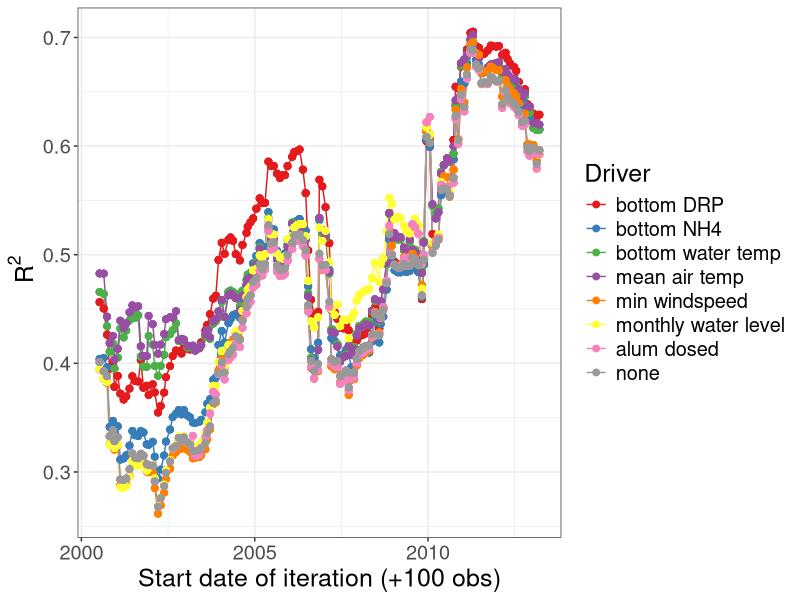
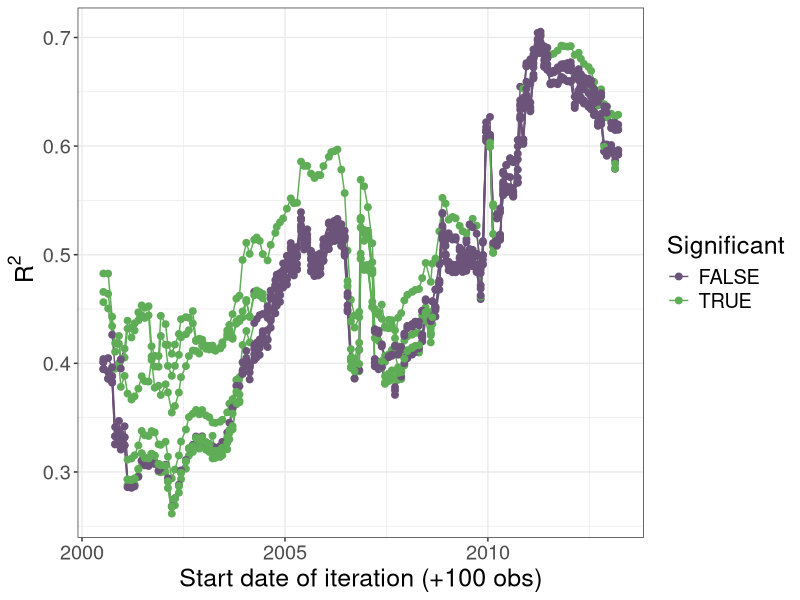
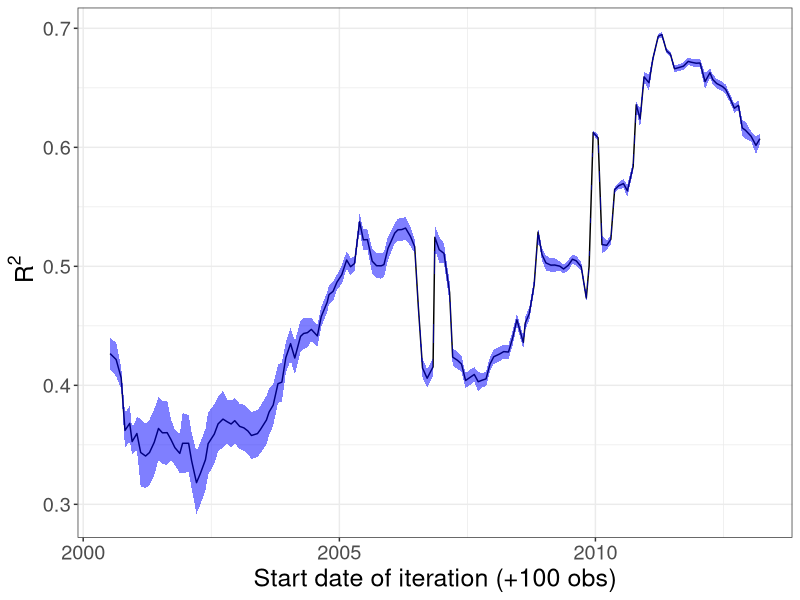
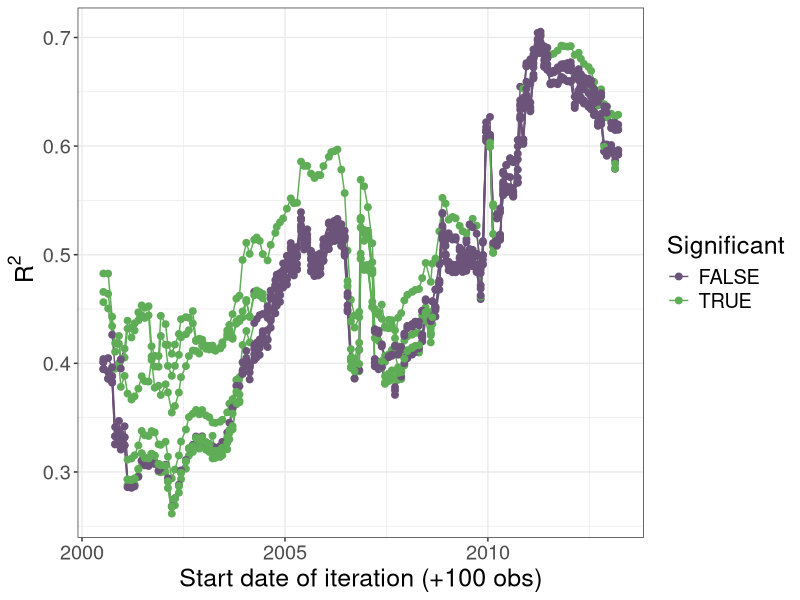
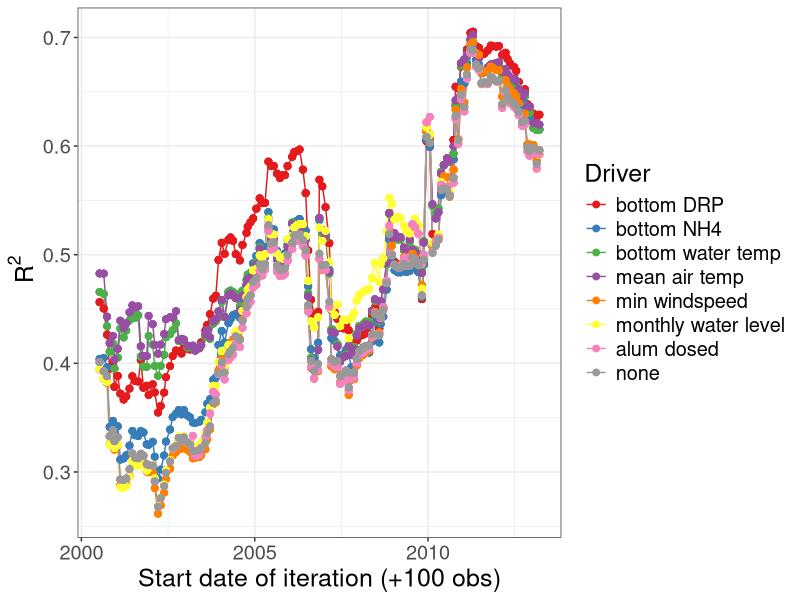
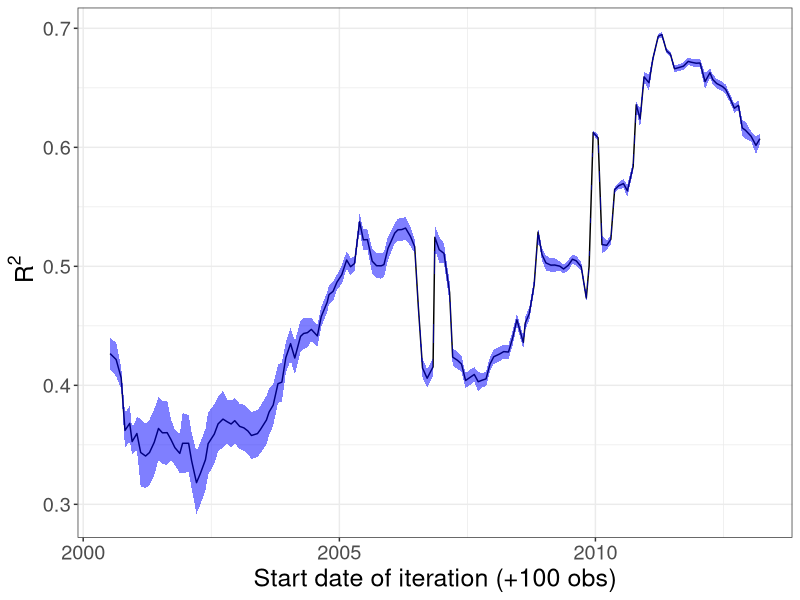

These charts were generated, in order, by the following R code:
library(tidyverse)
library(RColorBrewer)

out <- read.csv('./data/model_output_moving_window.csv')
################################################################################
# set up labels and levels of factor

out$id_covar <- factor(out$id_covar, 
                       levels = c("bottom_DRP_ugL", "bottom_NH4_ugL", "temp_C_8",
                                  "air_temp_mean", "windspeed_min", "monthly_avg_level_m",
                                  "sum_alum", "none"),
                       labels = c("bottom DRP", "bottom NH4", "bottom water temp",
                                  "mean air temp", "min windspeed", "monthly water level", 
                                  "alum dosed", "none"))
col_no <- length(unique(out$id_covar)) + 1
col_pal <- colorRampPalette(brewer.pal(9, "Set1"))(col_no)
# update color pal so 'none' is the grey color
col_pal <- c("#E41A1C", "#377EB8", "#4DAF4A", "#984EA3", "#FF7F00", "#FFFF33", "#F781BF", "#999999")
################################################################################
# look at R2 results
r2_results <- ggplot(out, aes(x = as.Date(start_date), y = r2, color = id_covar)) +
  geom_line() +
  geom_point(size = 2) +
  theme_bw() +
  theme(text=element_text(size=18)) +
  xlab('Start date of iteration (+100 obs)') +
  ylab(bquote(~R^2)) +
  scale_color_manual(values = col_pal) +
  labs(color = 'Driver')
r2_results

t <- out %>% 
  #filter(id_covar=='none') %>% 
  mutate(significant = ifelse(p_value < 0.05, TRUE, FALSE)) %>% 
  distinct(id_covar, start_date, .keep_all = TRUE)

all_with_signif <- ggplot(t, aes(x = as.Date(start_date), y = r2, group = id_covar, color = (significant))) +
  geom_line() +
  geom_point(size = 2) +
  theme_bw() +
  theme(text=element_text(size=18)) +
  xlab('Start date of iteration (+100 obs)') +
  ylab(bquote(~R^2)) +
  scale_color_manual(values = c('#6C5379', '#5FAD56')) +
  labs(color = 'Significant')
all_with_signif
ggsave('./figures/figureS4_r2_with_signif.png', all_with_signif,
       dpi = 300, units = 'mm', height = 300, width = 600, scale = 0.4)

out_mean <- out %>% 
  group_by(iter_start) %>% 
  summarise(mean_val = mean(r2, na.rm = TRUE),
            max_pval = max(p_value, na.rm = TRUE),
            date = unique(as.Date(start_date)),
            sd_val = sd(r2, na.rm = TRUE),
            n = n(),
            t_score = qt((1 + 0.95) / 2, df = n - 1),
            margin_error = t_score * (sd_val / sqrt(n))) %>%
  mutate(lower_bound = mean_val - margin_error,
         upper_bound = mean_val + margin_error)


r2_mean <- ggplot(out_mean, aes(x = date, y = mean_val)) +
#  geom_line(data = out, aes(x = as.Date(start_date), y = r2, color = id_covar, alpha = 0.2)) +
  geom_line() +
  geom_ribbon(aes(ymin = lower_bound, ymax = upper_bound), 
              fill = 'blue', alpha = 0.5) +
  theme_bw() +
  theme(text=element_text(size=18)) +
  xlab('Start date of iteration (+100 obs)') +
  ylab(bquote(~R^2)) +
  scale_color_manual(values = col_pal) +
  labs(color = 'Driver')
r2_mean

ggsave('./figures/figureS2_r2_timeseries_all_vars.png', r2_results,
       dpi = 300, units = 'mm', height = 300, width = 600, scale = 0.4)

ggsave('./figures/figure4_r2_mean_CI.png', r2_mean,
       dpi = 300, units = 'mm', height = 300, width = 475, scale = 0.4)

